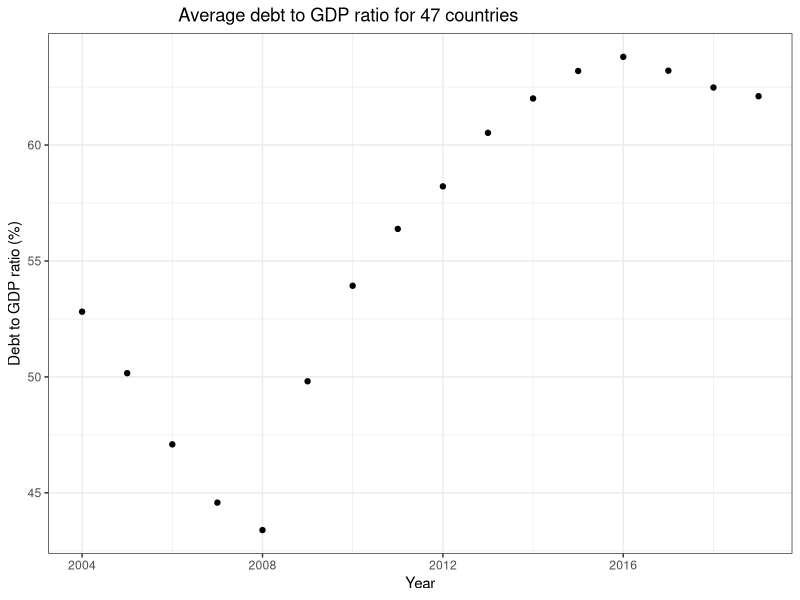

Write R code to recreate this figure.
## ---- chunk 1
#adicionando libraries
library(tidyverse)
library(scales)
library(ggthemes)
library(spData)
library(gganimate)
library(readr)
library(readxl)

#puaxando a dataset_total e a dataset_total_index
dataset_total <- read.csv("dataset_total.csv") 

dataset_total_index <- read.csv("dataset_total_index.csv") 
head(dataset_total, 5)
## ---- chunk 2
dataset_total %>% 
  group_by(year) %>% 
  summarise(debt_to_GDP_mean = mean(debt_to_GDP_)) %>% 
ggplot(aes(x = year, y = debt_to_GDP_mean)) +
    geom_point() +
    labs(x = "Year", y = "Debt to GDP ratio (%)", title = "                          Average debt to GDP ratio for 47 countries") +
    theme_bw()
## ---- chunk 3
